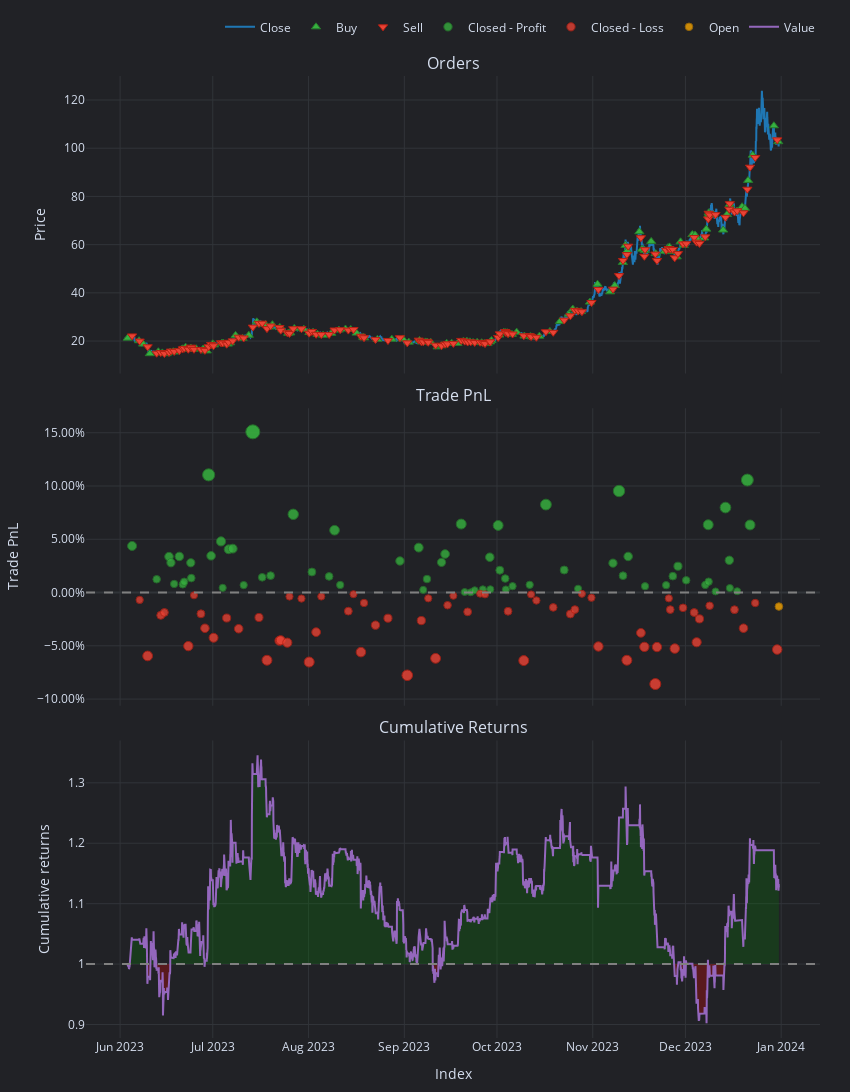

Source (notebook cell):
### Code cell
pf.plot(settings=dict(bm_returns=False)).show()

### Figure 1 — Plotly figure (JSON) as saved in the notebook; plotly's stock layout.template omitted (floating-point values rounded to 4 significant figures; data arrays with more than 128 entries replaced by an {"elided": "..."} marker saying what was removed)
{"data": [{"legendgroup": "0", "line": {"color": "#1f77b4"}, "mode": "lines", "name": "Close", "showlegend": true, "type": "scatter", "uid": "d9a311bd-58db-4288-a0d5-17cf2492bb56", "x": {"elided": "5082 str values"}, "xaxis": "x", "y": {"elided": "5082 float values"}, "yaxis": "y"}, {"customdata": {"elided": "130x9 mixed values"}, "hovertemplate": "<br>Order Id: %{customdata[0]}\n<br>Signal Index: %{customdata[1]}\n<br>Creation Index: %{customdata[2]}\n<br>Fill Index: %{customdata[3]}\n<br>Size: %{customdata[4]:,}\n<br>Price: %{customdata[5]:,}\n<br>Fees: %{customdata[6]:,}\n<br>Type: %{customdata[7]}\n<br>Stop Type: %{customdata[8]}", "marker": {"color": "#37B13F", "line": {"color": "rgb(38,123,44)", "width": 1}, "size": 8, "symbol": "triangle-up"}, "mode": "markers", "name": "Buy", "type": "scatter", "uid": "24a1fb74-dfcb-4d97-81c5-76741e4c07ed", "x": {"elided": "130 str values"}, "xaxis": "x", "y": {"elided": "130 float values"}, "yaxis": "y"}, {"customdata": {"elided": "129x9 mixed values"}, "hovertemplate": "<br>Order Id: %{customdata[0]}\n<br>Signal Index: %{customdata[1]}\n<br>Creation Index: %{customdata[2]}\n<br>Fill Index: %{customdata[3]}\n<br>Size: %{customdata[4]:,}\n<br>Price: %{customdata[5]:,}\n<br>Fees: %{customdata[6]:,}\n<br>Type: %{customdata[7]}\n<br>Stop Type: %{customdata[8]}", "marker": {"color": "#EA4335", "line": {"color": "rgb(181,31,18)", "width": 1}, "size": 8, "symbol": "triangle-down"}, "mode": "markers", "name": "Sell", "type": "scatter", "uid": "1ab8cabb-2cb9-4e58-a868-4fd202650f26", "x": {"elided": "129 str values"}, "xaxis": "x", "y": {"elided": "129 float values"}, "yaxis": "y"}, {"customdata": {"elided": "66x5 mixed values"}, "hovertemplate": "<br>Exit Trade Id: %{customdata[0]}\n<br>Position Id: %{customdata[1]}\n<br>Exit Index: %{customdata[2]}\n<br>PnL: %{customdata[3]:,}\n<br>Return: %{customdata[4]:,%}", "marker": {"color": "#37B13F", "line": {"color": "rgb(38,123,44)", "width": 1}, "opacity": [0.7933, 0.7622, 0.7833, 0.7776, 0.7578, 0.7835, 0.7574, 0.7598, 0.7776, 0.7633, 0.8598, 0.7841, 0.7976, 0.7541, 0.7902, 0.7908, 0.7567, 0.9, 0.764, 0.7656, 0.8229, 0.769, 0.7648, 0.808, 0.7568, 0.7793, 0.7918, 0.7522, 0.7624, 0.778, 0.7858, 0.8138, 0.7502, 0.75, 0.7519, 0.7527, 0.7828, 0.7528, 0.8125, 0.7706, 0.7628, 0.7526, 0.7557, 0.757, 0.832, 0.7708, 0.7533, 0.7772, 0.8447, 0.7655, 0.7835, 0.7556, 0.7566, 0.7651, 0.7743, 0.7612, 0.7569, 0.8131, 0.7599, 0.7508, 0.8292, 0.7799, 0.7539, 0.751, 0.8549, 0.8129], "size": [9.022, 7.568, 8.555, 8.288, 7.364, 8.563, 7.343, 7.458, 8.287, 7.619, 12.12, 8.591, 9.22, 7.193, 8.875, 8.904, 7.314, 14, 7.652, 7.726, 10.4, 7.885, 7.691, 9.706, 7.32, 8.366, 8.949, 7.104, 7.577, 8.307, 8.669, 9.976, 7.011, 7, 7.086, 7.128, 8.53, 7.13, 9.917, 7.963, 7.599, 7.123, 7.266, 7.325, 10.83, 7.971, 7.155, 8.271, 11.42, 7.723, 8.563, 7.263, 7.31, 7.704, 8.136, 7.523, 7.321, 9.946, 7.464, 7.036, 10.7, 8.396, 7.182, 7.047, 11.9, 9.937], "symbol": "circle"}, "mode": "markers", "name": "Closed - Profit", "type": "scatter", "uid": "694dd51d-2397-4dde-b47b-3e2fd5c8fd10", "x": ["2023-06-04T21:00:00+00:00", "2023-06-12T20:00:00+00:00", "2023-06-16T20:00:00+00:00", "2023-06-17T11:00:00+00:00", "2023-06-18T12:00:00+00:00", "2023-06-20T04:00:00+00:00", "2023-06-21T07:00:00+00:00", "2023-06-21T18:00:00+00:00", "2023-06-23T21:00:00+00:00", "2023-06-24T01:00:00+00:00", "2023-06-29T16:00:00+00:00", "2023-06-30T11:00:00+00:00", "2023-07-03T16:00:00+00:00", "2023-07-04T05:00:00+00:00", "2023-07-06T03:00:00+00:00", "2023-07-07T11:00:00+00:00", "2023-07-11T00:00:00+00:00", "2023-07-13T23:00:00+00:00", "2023-07-17T00:00:00+00:00", "2023-07-19T17:00:00+00:00", "2023-07-27T01:00:00+00:00", "2023-08-02T02:00:00+00:00", "2023-08-07T16:00:00+00:00", "2023-08-09T10:00:00+00:00", "2023-08-11T06:00:00+00:00", "2023-08-30T14:00:00+00:00", "2023-09-05T16:00:00+00:00", "2023-09-07T03:00:00+00:00", "2023-09-08T08:00:00+00:00", "2023-09-13T01:00:00+00:00", "2023-09-14T05:00:00+00:00", "2023-09-19T10:00:00+00:00", "2023-09-20T13:00:00+00:00", "2023-09-22T12:00:00+00:00", "2023-09-23T19:00:00+00:00", "2023-09-26T10:00:00+00:00", "2023-09-28T16:00:00+00:00", "2023-09-28T20:00:00+00:00", "2023-10-01T09:00:00+00:00", "2023-10-01T22:00:00+00:00", "2023-10-03T16:00:00+00:00", "2023-10-03T21:00:00+00:00", "2023-10-06T01:00:00+00:00", "2023-10-11T14:00:00+00:00", "2023-10-16T20:00:00+00:00", "2023-10-22T18:00:00+00:00", "2023-10-27T06:00:00+00:00", "2023-11-07T13:00:00+00:00", "2023-11-09T12:00:00+00:00", "2023-11-10T19:00:00+00:00", "2023-11-12T11:00:00+00:00", "2023-11-17T22:00:00+00:00", "2023-11-24T18:00:00+00:00", "2023-11-26T22:00:00+00:00", "2023-11-28T14:00:00+00:00", "2023-12-01T06:00:00+00:00", "2023-12-07T10:00:00+00:00", "2023-12-08T09:00:00+00:00", "2023-12-08T12:00:00+00:00", "2023-12-10T18:00:00+00:00", "2023-12-13T23:00:00+00:00", "2023-12-15T05:00:00+00:00", "2023-12-15T09:00:00+00:00", "2023-12-17T18:00:00+00:00", "2023-12-21T01:00:00+00:00", "2023-12-21T22:00:00+00:00"], "xaxis": "x2", "y": [0.04374, 0.01246, 0.03371, 0.02796, 0.008084, 0.03388, 0.007636, 0.01011, 0.02794, 0.01356, 0.1105, 0.03447, 0.048, 0.004397, 0.04059, 0.0412, 0.007002, 0.1508, 0.01429, 0.01587, 0.07345, 0.01929, 0.01512, 0.05846, 0.007127, 0.02964, 0.04218, 0.002495, 0.01267, 0.02837, 0.03616, 0.06426, 0.0005011, 0.0002542, 0.002113, 0.003002, 0.03317, 0.003055, 0.06299, 0.02097, 0.01314, 0.002892, 0.00597, 0.007247, 0.08257, 0.02114, 0.00358, 0.02758, 0.09529, 0.0158, 0.03387, 0.005922, 0.006919, 0.01539, 0.02468, 0.0115, 0.007167, 0.06362, 0.01022, 0.001036, 0.07978, 0.03027, 0.004174, 0.001257, 0.1056, 0.06344], "yaxis": "y2"}, {"customdata": {"elided": "63x5 mixed values"}, "hovertemplate": "<br>Exit Trade Id: %{customdata[0]}\n<br>Position Id: %{customdata[1]}\n<br>Exit Index: %{customdata[2]}\n<br>PnL: %{customdata[3]:,}\n<br>Return: %{customdata[4]:,%}", "marker": {"color": "#EA4335", "line": {"color": "rgb(181,31,18)", "width": 1}, "opacity": [0.7566, 0.809, 0.7711, 0.7684, 0.7998, 0.7523, 0.7697, 0.7831, 0.792, 0.7736, 0.7836, 0.7731, 0.8131, 0.7948, 0.7943, 0.7966, 0.7535, 0.7553, 0.8147, 0.7868, 0.7535, 0.7671, 0.7513, 0.8055, 0.7595, 0.7802, 0.7738, 0.8271, 0.776, 0.7551, 0.8113, 0.7616, 0.7528, 0.7678, 0.7508, 0.7515, 0.7672, 0.8134, 0.7515, 0.7572, 0.7637, 0.7698, 0.7657, 0.751, 0.7546, 0.8002, 0.8131, 0.7874, 0.8005, 0.8353, 0.8007, 0.7552, 0.7657, 0.8021, 0.764, 0.7684, 0.7962, 0.7744, 0.7621, 0.7658, 0.7831, 0.7596, 0.8031], "size": [7.309, 9.754, 7.983, 7.857, 9.326, 7.109, 7.917, 8.547, 8.96, 8.1, 8.568, 8.076, 9.943, 9.09, 9.068, 9.176, 7.164, 7.25, 10.02, 8.716, 7.162, 7.8, 7.059, 9.588, 7.442, 8.411, 8.108, 10.6, 8.213, 7.24, 9.86, 7.542, 7.129, 7.829, 7.038, 7.069, 7.804, 9.958, 7.071, 7.335, 7.638, 7.924, 7.731, 7.046, 7.214, 9.344, 9.943, 8.747, 9.359, 10.98, 9.367, 7.241, 7.733, 9.433, 7.655, 7.86, 9.158, 8.138, 7.565, 7.736, 8.544, 7.446, 9.476], "symbol": "circle"}, "mode": "markers", "name": "Closed - Loss", "type": "scatter", "uid": "36d274da-08d5-4530-bf5f-cdee43f8a050", "x": ["2023-06-07T08:00:00+00:00", "2023-06-09T22:00:00+00:00", "2023-06-14T04:00:00+00:00", "2023-06-15T08:00:00+00:00", "2023-06-23T02:00:00+00:00", "2023-06-24T22:00:00+00:00", "2023-06-27T04:00:00+00:00", "2023-06-28T11:00:00+00:00", "2023-07-01T06:00:00+00:00", "2023-07-05T12:00:00+00:00", "2023-07-09T09:00:00+00:00", "2023-07-15T23:00:00+00:00", "2023-07-18T13:00:00+00:00", "2023-07-22T14:00:00+00:00", "2023-07-23T00:00:00+00:00", "2023-07-25T03:00:00+00:00", "2023-07-25T20:00:00+00:00", "2023-07-29T17:00:00+00:00", "2023-08-01T05:00:00+00:00", "2023-08-03T11:00:00+00:00", "2023-08-05T03:00:00+00:00", "2023-08-13T21:00:00+00:00", "2023-08-15T13:00:00+00:00", "2023-08-17T23:00:00+00:00", "2023-08-18T23:00:00+00:00", "2023-08-22T16:00:00+00:00", "2023-08-26T17:00:00+00:00", "2023-09-01T23:00:00+00:00", "2023-09-06T12:00:00+00:00", "2023-09-08T18:00:00+00:00", "2023-09-11T03:00:00+00:00", "2023-09-15T00:00:00+00:00", "2023-09-16T21:00:00+00:00", "2023-09-21T12:00:00+00:00", "2023-09-25T13:00:00+00:00", "2023-09-27T03:00:00+00:00", "2023-10-04T14:00:00+00:00", "2023-10-09T16:00:00+00:00", "2023-10-12T01:00:00+00:00", "2023-10-13T18:00:00+00:00", "2023-10-19T05:00:00+00:00", "2023-10-24T18:00:00+00:00", "2023-10-26T05:00:00+00:00", "2023-10-28T12:00:00+00:00", "2023-10-31T14:00:00+00:00", "2023-11-02T20:00:00+00:00", "2023-11-12T01:00:00+00:00", "2023-11-16T14:00:00+00:00", "2023-11-17T17:00:00+00:00", "2023-11-21T06:00:00+00:00", "2023-11-21T19:00:00+00:00", "2023-11-25T15:00:00+00:00", "2023-11-26T02:00:00+00:00", "2023-11-27T13:00:00+00:00", "2023-11-30T05:00:00+00:00", "2023-12-03T20:00:00+00:00", "2023-12-04T15:00:00+00:00", "2023-12-05T13:00:00+00:00", "2023-12-08T20:00:00+00:00", "2023-12-16T21:00:00+00:00", "2023-12-19T19:00:00+00:00", "2023-12-23T14:00:00+00:00", "2023-12-30T17:00:00+00:00"], "xaxis": "x2", "y": [-0.006903, -0.0595, -0.0214, -0.01869, -0.05029, -0.002588, -0.01998, -0.03353, -0.04242, -0.02391, -0.03398, -0.0234, -0.06356, -0.04522, -0.04474, -0.04705, -0.003786, -0.005621, -0.06524, -0.03717, -0.003732, -0.01746, -0.001532, -0.05592, -0.009768, -0.03061, -0.0241, -0.07765, -0.02634, -0.005407, -0.06177, -0.01191, -0.003038, -0.0181, -0.001076, -0.001738, -0.01755, -0.06388, -0.001782, -0.007457, -0.01398, -0.02013, -0.01599, -0.001241, -0.004867, -0.05067, -0.06356, -0.03784, -0.05099, -0.08587, -0.05116, -0.005433, -0.01602, -0.05259, -0.01435, -0.01875, -0.04668, -0.02472, -0.01241, -0.01608, -0.03346, -0.009843, -0.05351], "yaxis": "y2"}, {"customdata": [["129", "129", "2023-12-31 06:00:00+00:00", -1.315, -0.01315]], "hovertemplate": "<br>Exit Trade Id: %{customdata[0]}\n<br>Position Id: %{customdata[1]}\n<br>Exit Index: %{customdata[2]}\n<br>PnL: %{customdata[3]:,}\n<br>Return: %{customdata[4]:,%}", "marker": {"color": "#FFAA00", "line": {"color": "rgb(178,118,0)", "width": 1}, "opacity": [0.7628], "size": [7.6], "symbol": "circle"}, "mode": "markers", "name": "Open", "type": "scatter", "uid": "cbeff771-2c43-46a1-86b1-692da3e23005", "x": ["2023-12-31T06:00:00+00:00"], "xaxis": "x2", "y": [-0.01315], "yaxis": "y2"}, {"hoverinfo": "skip", "line": {"color": "rgba(0, 0, 0, 0)", "width": 0}, "mode": "lines", "opacity": 0, "showlegend": false, "type": "scatter", "uid": "df09aa28-d0f6-4fb2-9c6d-57bc7c11499a", "x": {"elided": "5082 str values"}, "xaxis": "x3", "y": {"elided": "5082 int values"}, "yaxis": "y3"}, {"connectgaps": false, "fill": "tonexty", "fillcolor": "rgba(0, 128, 0, 0.25)", "hoverinfo": "skip", "line": {"color": "rgba(0, 0, 0, 0)", "width": 0}, "mode": "lines", "opacity": 0, "showlegend": false, "type": "scatter", "uid": "9d470d18-d071-4361-9601-88a7409e3124", "x": {"elided": "5082 str values"}, "xaxis": "x3", "y": {"elided": "5082 float values"}, "yaxis": "y3"}, {"hoverinfo": "skip", "line": {"color": "rgba(0, 0, 0, 0)", "width": 0}, "mode": "lines", "opacity": 0, "showlegend": false, "type": "scatter", "uid": "54bfea16-b3cd-4868-9d2c-8cb08ff2f93d", "x": {"elided": "5082 str values"}, "xaxis": "x3", "y": {"elided": "5082 int values"}, "yaxis": "y3"}, {"connectgaps": false, "fill": "tonexty", "fillcolor": "rgba(255, 0, 0, 0.25)", "hoverinfo": "skip", "line": {"color": "rgba(0, 0, 0, 0)", "width": 0}, "mode": "lines", "opacity": 0, "showlegend": false, "type": "scatter", "uid": "4626e66e-2dd2-4fe9-9d03-18704ec13d76", "x": {"elided": "5082 str values"}, "xaxis": "x3", "y": {"elided": "5082 float values"}, "yaxis": "y3"}, {"legendgroup": "1", "line": {"color": "#9467bd"}, "mode": "lines", "name": "Value", "showlegend": true, "type": "scatter", "uid": "0ad46076-1841-4541-b511-31ffe4db8ffa", "x": {"elided": "5082 str values"}, "xaxis": "x3", "y": {"elided": "5082 float values"}, "yaxis": "y3"}, {"hoverinfo": "skip", "line": {"color": "rgba(0, 0, 0, 0)", "width": 0}, "mode": "lines", "opacity": 0, "showlegend": false, "type": "scatter", "uid": "19d1335f-1457-4085-ac55-20591c95e928", "x": {"elided": "5082 str values"}, "xaxis": "x3", "y": {"elided": "5082 int values"}, "yaxis": "y3"}], "layout": {"annotations": [{"font": {"size": 16}, "showarrow": false, "text": "Orders", "x": 0.5, "xanchor": "center", "xref": "paper", "y": 1, "yanchor": "bottom", "yref": "paper"}, {"font": {"size": 16}, "showarrow": false, "text": "Trade PnL", "x": 0.5, "xanchor": "center", "xref": "paper", "y": 0.6547, "yanchor": "bottom", "yref": "paper"}, {"font": {"size": 16}, "showarrow": false, "text": "Cumulative Returns", "x": 0.5, "xanchor": "center", "xref": "paper", "y": 0.3093, "yanchor": "bottom", "yref": "paper"}], "height": 1110, "legend": {"orientation": "h", "traceorder": "normal", "x": 1, "xanchor": "right", "y": 1.036, "yanchor": "bottom"}, "margin": {"b": 30, "l": 30, "r": 30, "t": 30}, "shapes": [{"line": {"color": "gray", "dash": "dash"}, "type": "line", "x0": 0, "x1": 1, "xref": "paper", "y0": 0, "y1": 0, "yref": "y2"}, {"line": {"color": "gray", "dash": "dash"}, "type": "line", "x0": 0, "x1": 1, "xref": "paper", "y0": 1, "y1": 1, "yref": "y3"}], "showlegend": true, "width": 850, "xaxis": {"anchor": "y", "domain": [0, 1], "matches": "x3", "showticklabels": false}, "xaxis2": {"anchor": "y2", "domain": [0, 1], "matches": "x3", "showticklabels": false}, "xaxis3": {"anchor": "y3", "domain": [0, 1], "title": {"text": "Index"}}, "yaxis": {"anchor": "x", "domain": [0.6907, 1], "title": {"text": "Price"}}, "yaxis2": {"anchor": "x2", "domain": [0.3453, 0.6547], "tickformat": ".2%", "title": {"text": "Trade PnL"}}, "yaxis3": {"anchor": "x3", "domain": [0, 0.3093], "title": {"text": "Cumulative returns"}}}}
